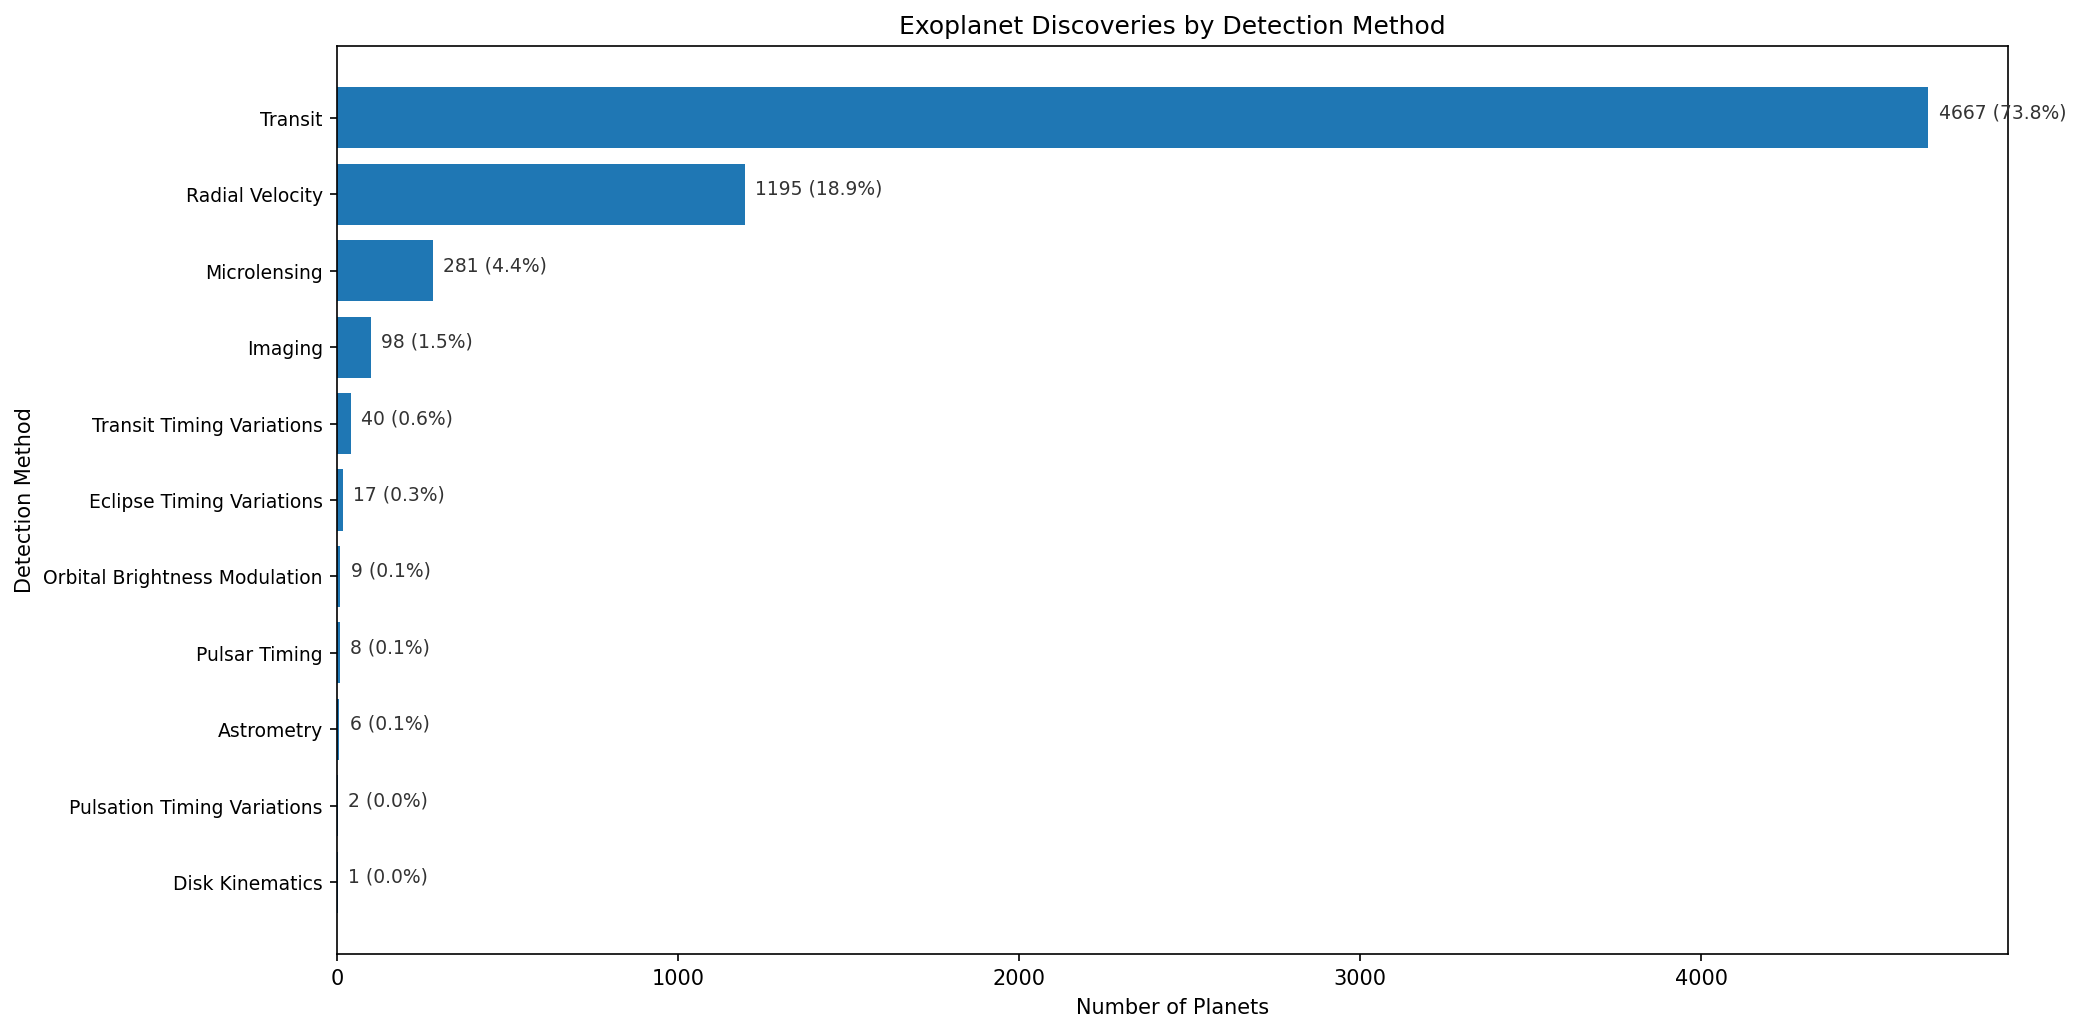

Recreate this plot in Python.
import matplotlib.pyplot as plt 
import pandas as pd 

df = pd.read_csv("raw_data_files/exoplanets_raw.csv" , comment = "#")
df_clean = df.dropna(subset = ["discoverymethod"])

method_counts = df_clean["discoverymethod"].value_counts()

fig , ax = plt.subplots(figsize= (14, 7))
ax.barh(method_counts.index , method_counts.values) 
ax.invert_yaxis()

total_planets = sum(method_counts.values)


for index , count in enumerate (method_counts):
    percent = (count / total_planets) * 100
    ax.text (count +30  ,index , f"{count} ({percent:.1f}%)", fontsize = 9 , color= "#333333") 

ax.set_xlabel('Number of Planets')
ax.set_ylabel('Detection Method')
ax.tick_params(axis='y', labelsize=9)
ax.set_title('Exoplanet Discoveries by Detection Method')

plt.tight_layout()
plt.savefig('graph2_detection_methods.png', dpi=150, bbox_inches='tight')
plt.show()
